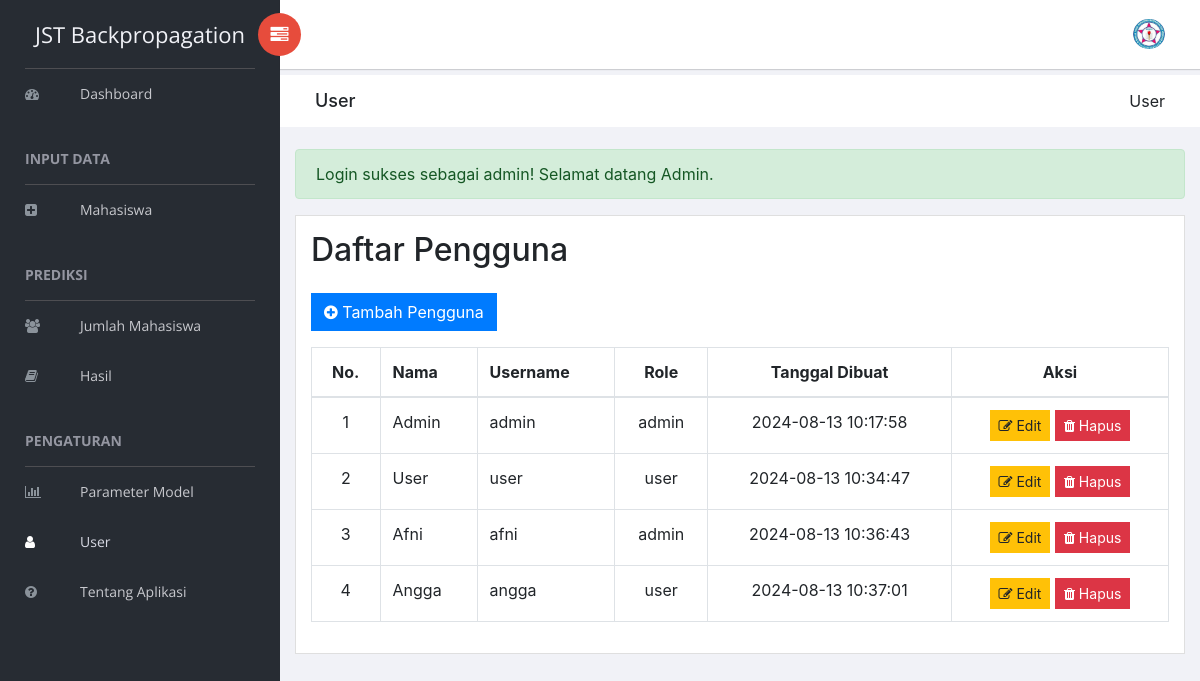
Page /user.php (signed in) on the earlier database version.
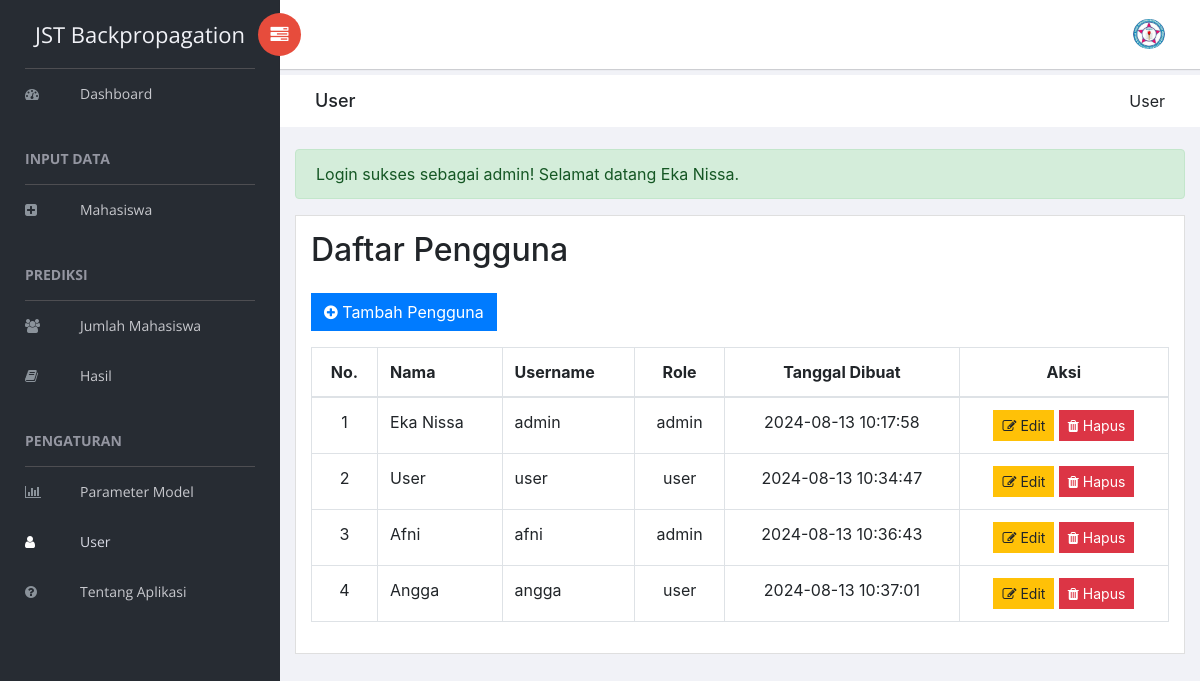
Same page on the later database version.
### tables this page shows
CREATE TABLE `users` (
  `id` int(11) NOT NULL,
  `nama` varchar(255) NOT NULL,
  `username` varchar(255) NOT NULL,
  `password` varchar(255) NOT NULL,
  `role` varchar(50) NOT NULL,
  `created_at` timestamp NOT NULL DEFAULT current_timestamp()
);

### user.php (the view, shortened to what this page needs)
<?php
require 'dbKoneksi.php';
$sql = "SELECT * FROM users";
$result = $conn->query($sql);
?>
<!doctype html>
<html class="no-js" lang="en">
<head>
    <link rel="stylesheet" href="vendors/bootstrap/dist/css/bootstrap.min.css">
    <link rel="stylesheet" href="vendors/font-awesome/css/font-awesome.min.css">
    <link rel="stylesheet" href="vendors/themify-icons/css/themify-icons.css">
    <link rel="stylesheet" href="vendors/flag-icon-css/css/flag-icon.min.css">
    <link rel="stylesheet" href="vendors/selectFX/css/cs-skin-elastic.css">
    <link rel="stylesheet" href="vendors/datatables.net-bs4/css/dataTables.bootstrap4.min.css">
    <link rel="stylesheet" href="vendors/datatables.net-buttons-bs4/css/buttons.bootstrap4.min.css">
    <link rel="stylesheet" href="assets/css/style.css">
</head>
<body>
    <?php include 'sidebar.php'; ?>
    <div id="right-panel" class="right-panel">
        <?php include 'header.php'; ?>
        <div class="breadcrumbs">
            <div class="col-sm-4">
                <div class="page-header float-left">
                    <div class="page-title">
                        <h1>User</h1>
                    </div>
                </div>
            </div>
            <div class="col-sm-8">
                <div class="page-header float-right">
                    <div class="page-title">
                        <ol class="breadcrumb text-right">
                            <li class="active">User</li>
                        </ol>
                    </div>
                </div>
            </div>
        </div>
        <div class="content mt-3">
            <div class="row">
                <div class="col-lg-12">
                    <?php if (isset($_SESSION['success'])) : ?>
                        <div class="alert alert-success" role="alert">
                            <?php
                            echo $_SESSION['success'];
                            ?>
                        </div>
                    <?php endif; ?>
                </div>
                <div class="col-lg-12">
                    <div class="card">
                        <div class="card-body">
                            <h2 class="mb-4">Daftar Pengguna</h2>
                            <a href="tambahUser.php" class="btn btn-primary mb-3"><i class="fa fa-plus-circle"></i> Tambah Pengguna</a>
                            <div class="table-responsive">
                                <table class="table table-bordered">
                                    <thead>
                                        <tr>
                                            <th class="text-center">No.</th>
                                            <th>Nama</th>
                                            <th>Username</th>
                                            <th class="text-center">Role</th>
                                            <th class="text-center">Tanggal Dibuat</th>
                                            <th class="text-center">Aksi</th>
                                        </tr>
                                    </thead>
                                    <tbody>
                                        <?php if ($result->num_rows > 0): ?>
                                            <?php $no = 1; ?>
                                            <?php while ($row = $result->fetch_assoc()): ?>
                                                <tr>
                                                    <td class="text-center"><?= $no++ ?></td>
                                                    <td><?= $row['nama'] ?></td>
                                                    <td><?= $row['username'] ?></td>
                                                    <td class="text-center"><?= $row['role'] ?></td>
                                                    <td class="text-center"><?= $row['created_at'] ?></td>
                                                    <td class="text-center">
                                                        <a href="editUser.php?id=<?= $row['id'] ?>" class="btn btn-warning btn-sm"><i class="fa fa-edit"></i> Edit</a>
                                                        <a href="deleteUser.php?id=<?= $row['id'] ?>" class="btn btn-danger btn-sm" onclick="return confirm('Yakin ingin menghapus pengguna ini?')"><i class="fa fa-trash"></i> Hapus</a>
                                                    </td>
                                                </tr>
                                            <?php endwhile; ?>
                                        <?php else: ?>
                                            <tr>
                                                <td colspan='6' class='text-center'>Tidak ada data</td>
                                            </tr>
                                        <?php endif; ?>
                                    </tbody>
                                </table>
                            </div>
                        </div>
                    </div>
                </div>
            </div>
        </div>
    </div>
</body>
</html>

Differences in the rows shown:
changed users: nama "Admin" → "Eka Nissa"
Other differences:
$_SESSION['success']: "Login sukses sebagai admin! Selamat datang Admin." → "Login sukses sebagai admin! Selamat datang Eka Nissa."
